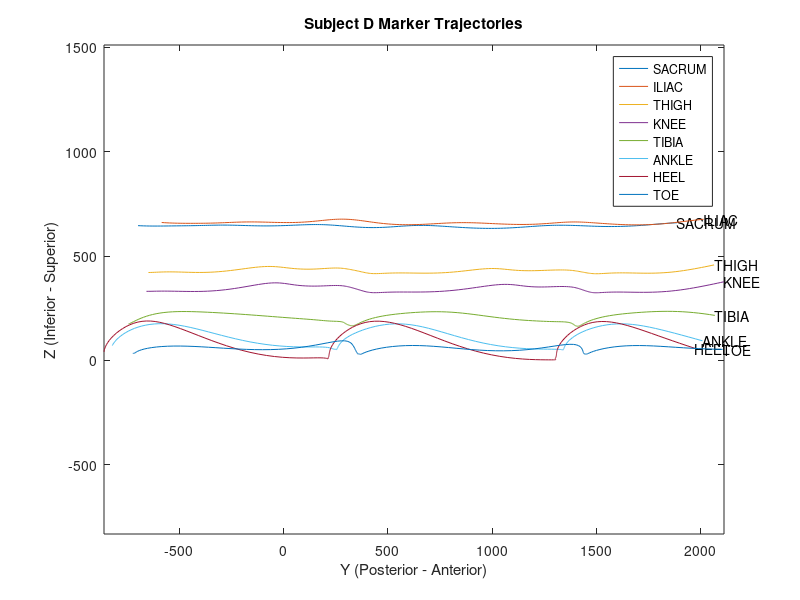
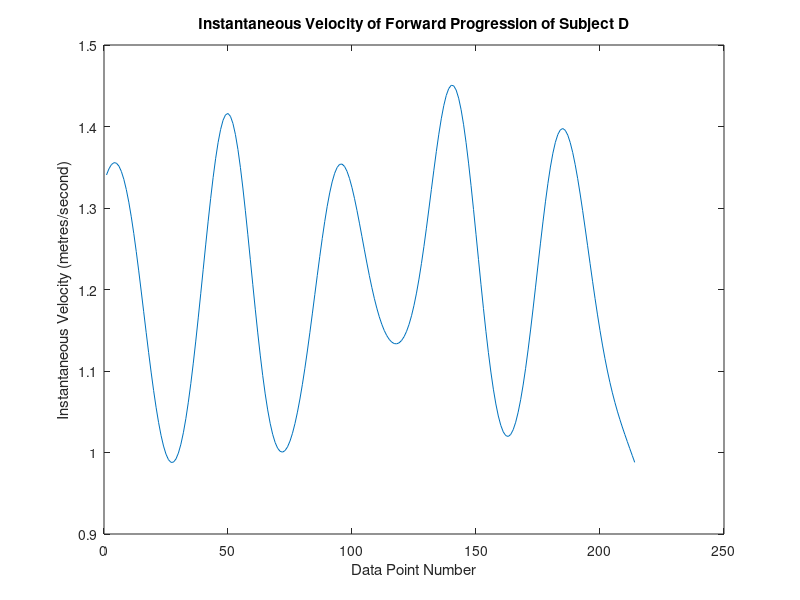

These charts were generated, in order, by the following MATLAB code: (Note: this script raises an error after producing the figures.)
%% gait_PS.m -- Gait Data Analysis
%% B17 Biomechanics -- Hilary Term 2021
%%%%%%%%%%%%%%%%%%%%%%%%%%%%%%%%%%%%%%%%%%%%%%%%%%%%%%%%%%%
clear all
close all

% Load data into arrays Xmk (markers) and Xfp (forceplate) for Subject X
% You must replace 'X' below with the code for your Subject (A, B, C, D)
mk = csvread('Subject-D-markers.csv');
fp = csvread('Subject-D-forceplate.csv');

% Find the number of rows and columns in the input files
[rmk,cmk] = size(mk);    [rfp,cfp] = size(fp);

% initialize arrays of datapt number in marker file & assign to an array
% note that ':' means 'all the rows (or columns)'
datapt = zeros(rmk,1);
datapt(:,1) = mk(:,1);

% Initialize arrays for marker data (right leg only)
sac = zeros(rmk,3);      % sacrum (SACR)
asi = zeros(rmk,3);      % anterior superior iliac spine (ASIS)
thi = zeros(rmk,3);      % thigh wand marker (THI) 
kne = zeros(rmk,3);      % lateral femoral condyle (KNE)
tib = zeros(rmk,3);      % tibia wand marker (TIB)
ank = zeros(rmk,3);      % later malleolus (LMA)
hee = zeros(rmk,3);      % heel (HEE)
toe = zeros(rmk,3);      % 2nd metatarsal head (TOE)

% Assign xyz coordinates of markers to right side sacrum, asis, thigh, knee,
% ankle, heel, and toe arrays
sac(:,1:3) = mk(:,2:4);
asi(:,1:3) = mk(:,8:10);             
thi(:,1:3) = mk(:,29:31);      
kne(:,1:3) = mk(:,32:34); 
tib(:,1:3) = mk(:,35:37);
ank(:,1:3) = mk(:,38:40);      
hee(:,1:3) = mk(:,41:43);      
toe(:,1:3) = mk(:,44:46);    

%%%%%%%%%%%%% YOU NEED TO CONTINUE THE CODE FROM HERE 

% Plot yz trajectories
     figure(1)
     plot(sac(:,2),sac(:,3))
     hold on
     text(sac(rmk,2),sac(rmk,3),'SACRUM')
     plot(asi(:,2),asi(:,3))
     text(asi(rmk,2),asi(rmk,3),'ILIAC')
        
%% Question 1

    %plot the y and z trajectories of the other markers with labels
    plot(thi(:,2),thi(:,3))
    text(thi(rmk,2),thi(rmk,3),'THIGH')
    plot(kne(:,2),kne(:,3))
    text(kne(rmk,2),kne(rmk,3),'KNEE')
    plot(tib(:,2),tib(:,3))
    text(tib(rmk,2),tib(rmk,3),'TIBIA')
    plot(ank(:,2),ank(:,3))
    text(ank(rmk,2),ank(rmk,3),'ANKLE')
    plot(hee(:,2),hee(:,3))
    text(hee(rmk,2),hee(rmk,3),'HEEL')
    plot(toe(:,2),toe(:,3))
    text(toe(rmk,2),toe(rmk,3),'TOE')

    %format the graph's appearance
    axis equal
    xlabel('Y (Posterior - Anterior)')
    ylabel('Z (Inferior - Superior)')
    title('Subject D Marker Trajectories')
    legend('SACRUM','ILIAC','THIGH','KNEE','TIBIA','ANKLE','HEEL','TOE')
     
%% Question 2
     
    %calculate the vector of difference
    differences = diff(sac(:,2))/1000;

    %calculate the instantaneous velocities  
    instantaneousVelocity = differences/0.01;

    %initialise a new vector of data points
    dataPoint=(1:length(instantaneousVelocity));

    %produce plot of the instantaneous velocity against data point number
    figure(2)
    plot(dataPoint,instantaneousVelocity)
    xlabel('Data Point Number')
    ylabel('Instantaneous Velocity (metres/second)')
    title('Instantaneous Velocity of Forward Progression of Subject D')
    
    %calculate the mean velocity of the subject and plot on the graph
    averagevelocity=mean(instantaneousVelocity);
    yline(averagevelocity)

    
%% Question 3

    %calculate the distance between the knee and ankle in each dimension
    shankLengthX=abs(kne(:,1)-ank(:,1)) ;
    shankLengthY=abs(kne(:,2)-ank(:,2)) ;
    shankLengthZ=abs(kne(:,3)-ank(:,3)) ;
    
    %initialise a vector of data points starting at 1
    dataPoint=(1:length(kne));
    
    %calculate the length of the shank segments in 2D and 3D
    shankLength2D = (shankLengthY.^2 + shankLengthZ.^2).^(0.5) ;
    shankLength3D = (shankLengthX.^2 + shankLengthY.^2 + shankLengthZ.^2).^(0.5) ;
    
    %produce a plot showing the variation of the 2D length against time
    figure(3)
    subplot(2,1,1) ;
    plot(dataPoint,shankLength2D) ;
    yline(mean(shankLength2D)) ;
    xlabel('Data Point')
    ylabel('2D Shank Length (mm)')
    title('Length of 2D Shank Segment in YZ Plane')
    
    %produce a plot showing the variation of the 3D length against time
    subplot(2,1,2) ;
    plot(dataPoint,shankLength3D) ;
    yline(mean(shankLength3D)) ;
    xlabel('Data Point')
    ylabel('3D Shank Length (mm)')
    title('Length of 3D Shank Segment in XYZ Space')
   
%% Question 4(a)

    %create a new figure
    figure(4)
    hold on 

    %produce plots of the vertical trajectories of the ankle, heel and toe
    plot(dataPoint,ank(:,3))
    text(215,ank(rmk,3),'ANKLE')

    plot(dataPoint,hee(:,3))
    text(215,hee(rmk,3),'HEEL')
    
    plot(dataPoint,toe(:,3))
    text(215,toe(rmk,3),'TOE')
    
    %produce labels showing the HS, FF, HO and TO
    xline(50, '--r');
    text(45, 195, 'HS')
    
    xline(139, '--r'); 
    text(134, 195, 'HS')
    
    xline(70, '--b'); 
    text(65, 195, 'FF')
    
    xline(160, '--b'); 
    text(155, 195, 'FF')
    
    xline(83, '--g'); 
    text(78, 195, 'HO')
    
    xline(170, '--g'); 
    text(165, 195, 'HO')
    
    xline(8, '--m'); 
    text(3, 195, 'TO')
    
    xline(101, '--m'); 
    text(96, 195, 'TO')

    xline(189, '--m'); 
    text(184, 195, 'TO')
    
    %format the plots
    xlabel('Data Point')
    ylabel('Vertical (Z) Component of Marker Trajectory (mm)')
    title('Vertical Marker Trajectories of the Ankle, Heel and Toe')
    legend('ANKLE','HEEL','TOE')
    
%% Question 4(b)

    %initialise vectors to store the data to plot
    dataPoint=zeros(rfp,1);
    force = zeros(rfp,3);      % force (FOR)
    moments = zeros(rfp,3);      % moments (MOM)

    %extract the relevant data from the force plate data
    dataPoint(:,1) = fp(:,1);
    force(:,1:3) = fp(:,2:4);
    moments(:,1:3) = fp(:,5:7);
    
    %plot the ground reaction force against the data point number
    figure(5)
    hold on
    plot(dataPoint, force(:,3));
    xlabel('Data Point')
    ylabel('Vertical Component of Ground Reaction Force (N)')
    title('Vertical Component of Ground Reaction Force')
    
    %label the HS, FF, HO and TO on the plot
    xline(3735, '--r'); 
    text(3700, 245, 'HS')

    xline(3846, '--b'); 
    text(3811, 245, 'FF')

    xline(4141, '--g'); 
    text(4106, 245, 'HO')
    
    xline(4286, '--m'); 
    text(4251, 245, 'TO')
    
%% Question 6

    %calculate the vectors in the thigh and shank segments
    shankDirection=[tib(:,2), tib(:,3)] - [ank(:,2), ank(:,3)];
    thighDirection=[thi(:,2), thi(:,3)] - [kne(:,2), kne(:,3)];
    thetaValues=zeros(1,rmk);  
    
    %a loop to obtain the joint angle at each data point
    for i=1:size(shankDirection,1)
       
        %obtain the y and z position at a particular data point
        shankVector=[shankDirection(i,1); shankDirection(i,2)];
        thighVector=[thighDirection(i,1); thighDirection(i,2)];
        
        %compute the dot product of the vectors and store the value
        cosTheta = max(min(dot(shankVector,thighVector)/(norm(shankVector)*norm(thighVector)),1),-1);
        thetaValues(1,i) = acosd(cosTheta);
        
    end
    
    %plot the graph of the knee joint angle against data point number
    figure(6)
    plot(datapt, thetaValues)
    xlabel('Data Point')
    ylabel('Knee Flexion/Extension (degrees)')
    title('2D Knee Joint Angle')